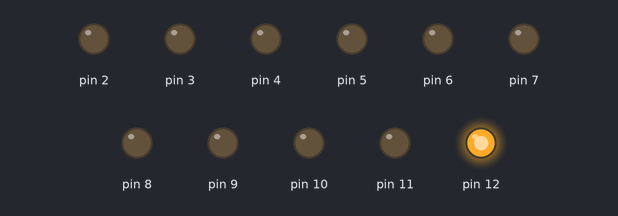
This sketch was run on a simulated Arduino Uno, built with avr-gcc and run on an emulated ATmega328P. On the bench: output pins drawn as LEDs (lit = HIGH).

Above: at 0.3 s.
At 2.4 s:
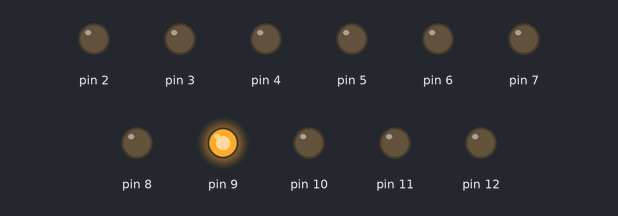
At 4.5 s:
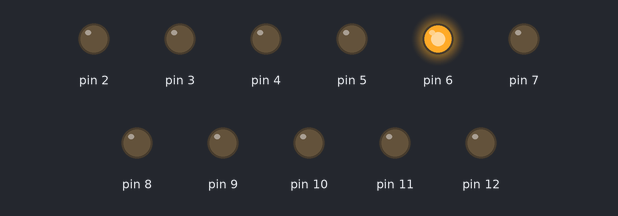
At 7.7 s:
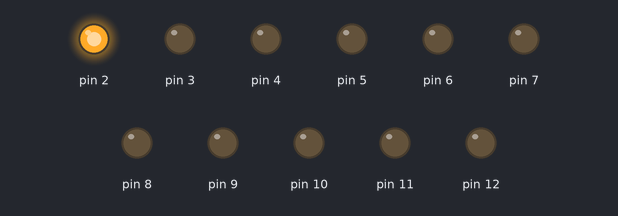
At 13.6 s:
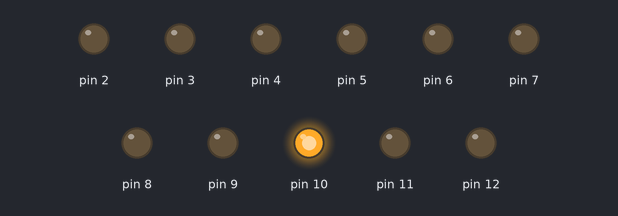
At 19.2 s:
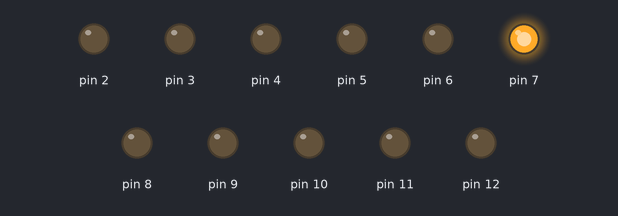
Timing chart, 0 to 20.0 s (numbered marks = the images above):
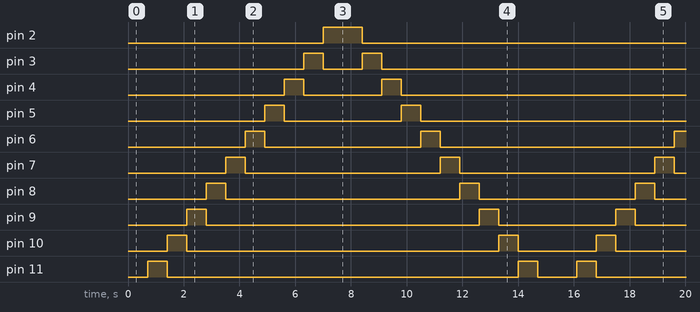

Measured:
- by itself, pin 2: alternates HIGH for 1.4 s and LOW for 14.0 s
- by itself, pin 3: repeats every 15.4 s: LOW 1.4 s, HIGH 0.70 s, LOW 12.6 s, HIGH 0.70 s
- by itself, pin 4: repeats every 15.4 s: LOW 2.8 s, HIGH 0.70 s, LOW 11.2 s, HIGH 0.70 s
- by itself, pin 5: repeats every 15.4 s: LOW 4.2 s, HIGH 0.70 s, LOW 9.8 s, HIGH 0.70 s
- by itself, pin 6: repeats every 15.4 s: LOW 5.6 s, HIGH 0.70 s, LOW 8.4 s, HIGH 0.70 s
- by itself, pin 7: alternates HIGH for 0.70 s and LOW for 7.0 s
- by itself, pin 8: repeats every 15.4 s: LOW 8.4 s, HIGH 0.70 s, LOW 5.6 s, HIGH 0.70 s
- by itself, pin 9: repeats every 15.4 s: LOW 9.8 s, HIGH 0.70 s, LOW 4.2 s, HIGH 0.70 s

The sketch:

lab_exercise_1.ino
```cpp
int d = 700;

void setup() {

  for (int i = 2; i <= 12; i++) {
    pinMode(i, OUTPUT);
  }

}

void loop() {


 for (int i = 12; i >= 2; i--) {
    digitalWrite(i, HIGH);
    delay(d);
    digitalWrite(i, LOW);
  }


   for (int i = 2; i <= 12; i++) {
    digitalWrite(i, HIGH);
    delay(d);
    digitalWrite(i, LOW);
  }

}
```
